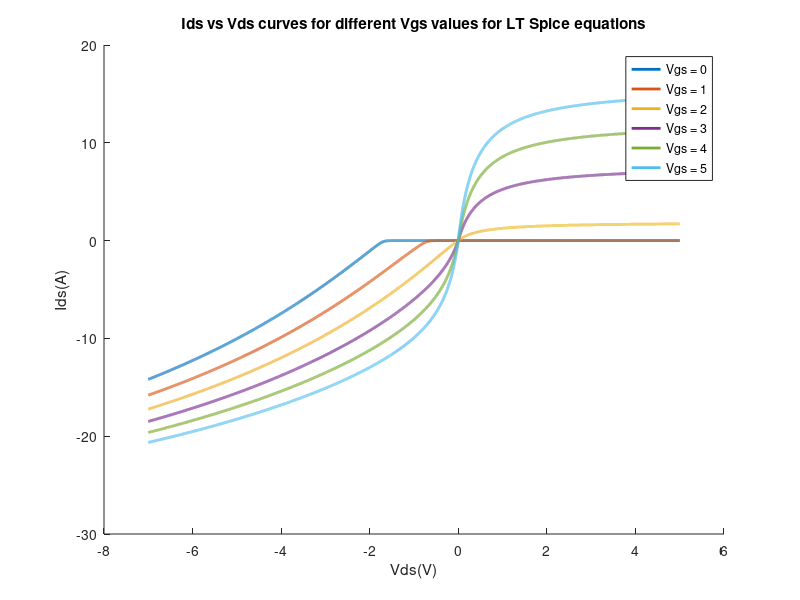

Write MATLAB code to recreate this figure.
close all
clear all
clc
Vgs = -3:1:6;
Vds = -7:0.001:5;
% K1 = 0.283;
% b1 = 2.035;
% c1 = 0.124;
% d1 = 1.159;
% e1 = -0.204;
% m1 = 30.972;
% n1 = -4.48;
% K2 = 7.114;
% b2 = 2.054;
% c2 = 0.153;
cur = 0.4685890625;
K = cur * 0.8 * ((25-25+273)/300)^(-2.7);
x0 = 0.31 ;
x1 = 0.255;
slp = 1;
for GateIndex = 1:10
    for i=1:((12/0.001)+1)
        GS = Vgs(GateIndex);
        DS = Vds(i);
        GD = GS - DS;
%         if Vds(i)>0
%             I(GateIndex,i) = K1*log(1+exp((GS-b1)/c1))*(m1+n1*GS)*DS/(1+(d1+e1*GS)*DS);
%         else
%             I(GateIndex,i) = -K2*log(1+exp((GD-b2)/c2))*(-DS/(1-DS));
%         end
        if Vds(i)>0
            I(GateIndex,i) = K*log(1+exp(26*(GS-1.7)/slp))*(DS)/(1+max((x0+x1*(GS+4.1)),2)*DS);
        else
            I(GateIndex,i) = -K*log(1+exp(21*(GD-1.7)/slp))*(-DS)/(1+max((x0+x1*(GD+6.1)),2)*-DS);
        end
    end
end

hold all
for j=[4,5,6,7,8,9]
    plot(Vds, I(j,:),'Linewidth',2.0);
end
xlabel('Vds(V)');
ylabel('Ids(A)');
title('Ids vs Vds curves for different Vgs values for LT Spice equations');
hold off
legend ('Vgs = 0','Vgs = 1','Vgs = 2','Vgs = 3','Vgs = 4','Vgs = 5');
